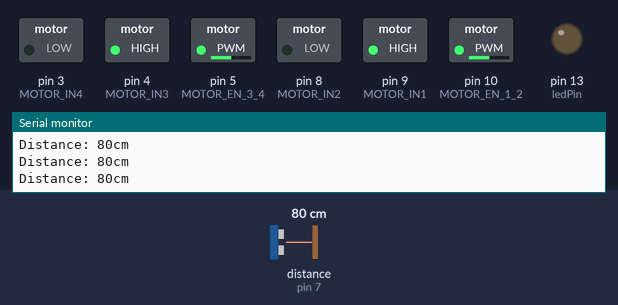
A sketch run on a simulated Arduino Uno, built with avr-gcc and run on an emulated ATmega328P. On the bench: switched loads named in the sketch (green lamp = pin HIGH), output pins drawn as LEDs (lit = HIGH), the last lines printed to the serial monitor. Wiring (inferred from the names in the program): ultrasonic range finder: trigger pin 7; echo pin 7. Inputs (shaded band) come from the test bench; at power-on: distance to the obstacle (sensor on pin 7) 80 cm. The echo pulse lasts 58.3 µs per cm.

Above: at 1.2 s.
1.3 s: distance to the obstacle (sensor on pin 7) set to 44 cm
4.3 s: distance to the obstacle (sensor on pin 7) set to 36 cm
At 5.5 s:
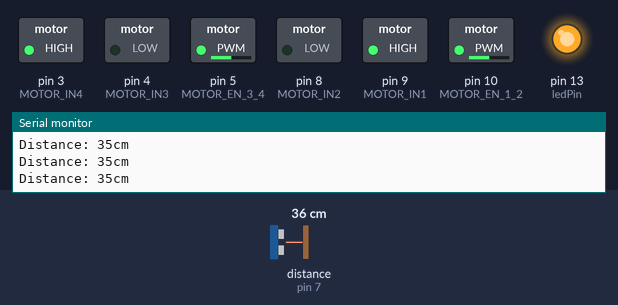
6.0 s: distance to the obstacle (sensor on pin 7) set to 60 cm
At 6.17 s:
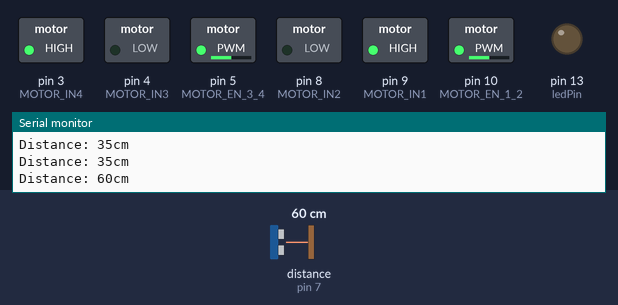
7.7 s: distance to the obstacle (sensor on pin 7) set to 2 cm
At 9.0 s:
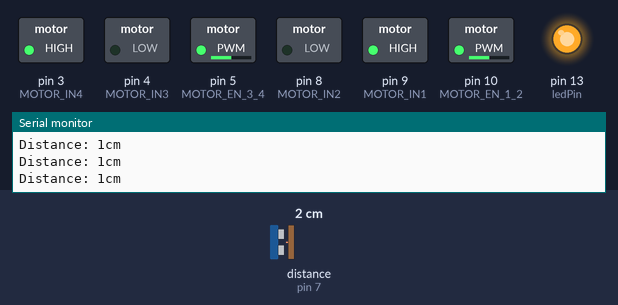
9.3 s: distance to the obstacle (sensor on pin 7) set to 250 cm
At 9.9 s:
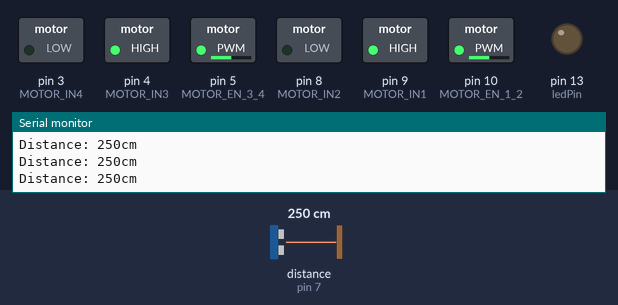
Timing chart, 0 to 11.9 s (numbered marks = the images above; inputs shaded):
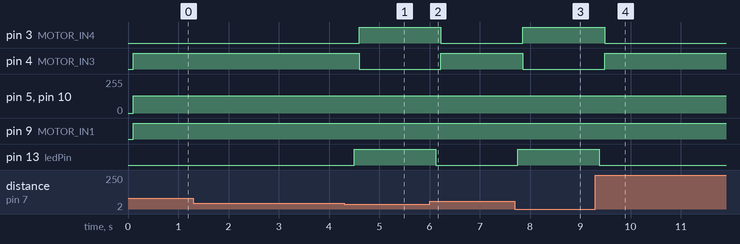

The sketch:

Main.ino
```cpp
#define MOTOR_EN_1_2  10
#define MOTOR_IN1     9
#define MOTOR_IN2     8
#define MOTOR_EN_3_4  5
#define MOTOR_IN3     4
#define MOTOR_IN4     3


#define slow 64
#define normal 128
#define fast 255

int Speed;
long duration, cm;
const int pingPin = 7;
const int ledPin = 13;


void Forward_Rev_Right(void){
  analogWrite(MOTOR_EN_1_2, Speed);
  digitalWrite(MOTOR_IN1, HIGH);
  digitalWrite(MOTOR_IN2, LOW);
}

void Forward_Rev_Left(void){
  analogWrite(MOTOR_EN_3_4, Speed);
  digitalWrite(MOTOR_IN3, HIGH);
  digitalWrite(MOTOR_IN4, LOW);
  }

void Backward_Rev_Left(void){
  analogWrite(MOTOR_EN_3_4, Speed);
  digitalWrite(MOTOR_IN3, LOW);
  digitalWrite(MOTOR_IN4, HIGH);
}


void setup() {
  Serial.begin(9600);
  pinMode(ledPin, OUTPUT);

  pinMode(MOTOR_EN_1_2, OUTPUT);
  pinMode(MOTOR_IN1, OUTPUT);
  pinMode(MOTOR_IN2, OUTPUT);

  pinMode(MOTOR_EN_3_4, OUTPUT);
  pinMode(MOTOR_IN3, OUTPUT);
  pinMode(MOTOR_IN4, OUTPUT);

}

void loop() {

  Speed = normal; // Normal Speed


  pinMode(pingPin, OUTPUT);
  digitalWrite(pingPin, LOW);
  delayMicroseconds(2);
  digitalWrite(pingPin, HIGH);
  delayMicroseconds(5);
  digitalWrite(pingPin, LOW);


  pinMode(pingPin, INPUT);
  duration = pulseIn(pingPin, HIGH);

  // convert the time into a distance
  cm = microsecondsToCentimeters(duration);

  // Print the distance
  Serial.print("Distance: ");
  Serial.print(cm);
  Serial.print("cm");
  Serial.println();

  // Turn on the LED if the object is too close:
  if(cm < 40) {
    digitalWrite(ledPin, HIGH);
    delay(100);
    Forward_Rev_Right();
  	Backward_Rev_Left();

  }
  else {
    digitalWrite(ledPin, LOW);
    delay(100);
    Forward_Rev_Right();
    Forward_Rev_Left();
  }

  delay(100);
}


long microsecondsToCentimeters(long microseconds) {
  return microseconds / 29 / 2;

}
```

Measured:
- the behaviour switches between 41 and 40 cm on distance to the obstacle (sensor on pin 7) (found by bisection; images 0 and 1)
- after the input at 4.3 s, pin 3 (MOTOR_IN4): LOW → HIGH after 0.30 s; pin 4 (MOTOR_IN3): HIGH → LOW after 0.30 s; pin 13 (ledPin): LOW → HIGH after 0.20 s
- after the input at 6.0 s, pin 3 (MOTOR_IN4): HIGH → LOW after 0.23 s; pin 4 (MOTOR_IN3): LOW → HIGH after 0.23 s; pin 13 (ledPin): HIGH → LOW after 0.13 s
- after the input at 7.7 s, pin 3 (MOTOR_IN4): LOW → HIGH after 0.16 s; pin 4 (MOTOR_IN3): HIGH → LOW after 0.16 s; pin 13 (ledPin): LOW → HIGH after 0.06 s
- after the input at 9.3 s, pin 3 (MOTOR_IN4): HIGH → LOW after 0.18 s; pin 4 (MOTOR_IN3): LOW → HIGH after 0.18 s; pin 13 (ledPin): HIGH → LOW after 0.08 s
